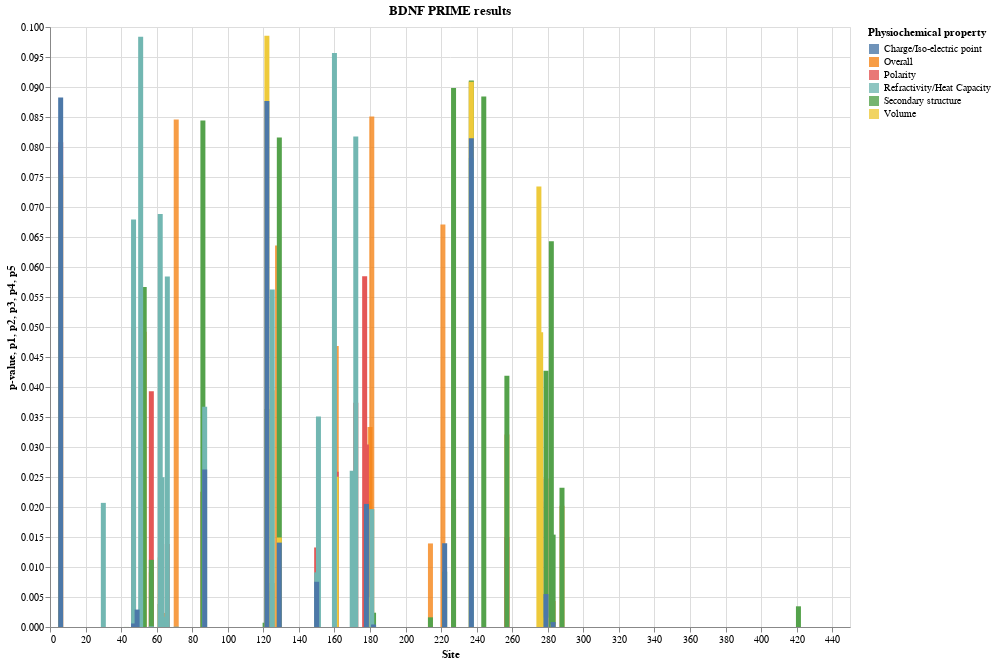

This figure's notebook cell:
### Markdown cell above
## Visuals

### Code cell
#atchley_symbols=['L1: Polarity index', 'L2: Secondary structure factor', 'L3: Volume', 'L4: Refractivity/Heat Capacity', 'L5: Charge/Iso-electric point']
# Overall
source = overall_pvalue_df
overall_pvalue_df["Physiochemical property"] = "Overall"

bar = alt.Chart(source).mark_bar(opacity=0.8).encode(
    x='Site',
    y='p-value',
    color="Physiochemical property"
).properties(
    width=800,
    height=600,
    title= "BDNF PRIME results")

# Polarity
source = p1_pvalue_df
p1_pvalue_df["Physiochemical property"] = "Polarity"

bar1 = alt.Chart(source).mark_bar(color="red").encode(
    x='Site:Q',
    y='p1',
    color="Physiochemical property"
).properties()


# "Secondary structure"
source = p2_pvalue_df
p2_pvalue_df["Physiochemical property"] = "Secondary structure"
bar2 = alt.Chart(source).mark_bar().encode(
    x='Site:Q',
    y='p2',
    color="Physiochemical property"
).properties()


# Volume
source = p3_pvalue_df
p3_pvalue_df["Physiochemical property"] = "Volume"
bar3= alt.Chart(source).mark_bar(color="green").encode(
    x='Site:Q',
    y='p3',
    color="Physiochemical property"
).properties()

# Refractivity/Heat Capacity
source = p4_pvalue_df
p4_pvalue_df["Physiochemical property"] = "Refractivity/Heat Capacity"
bar4 = alt.Chart(source).mark_bar(color="red").encode(
    x='Site:Q',
    y='p4',
    color="Physiochemical property"
).properties()

# Charge/Iso-electric point
source = p5_pvalue_df
p5_pvalue_df["Physiochemical property"] = "Charge/Iso-electric point"
bar5 = alt.Chart(source).mark_bar().encode(
    x='Site:Q',
    y='p5', 
    color="Physiochemical property"
).properties(title="a")


bar + bar1 + bar2 + bar3 + bar4 + bar5
#bar + bar1 + bar2 + bar3 + bar4 + bar5

#bar5
